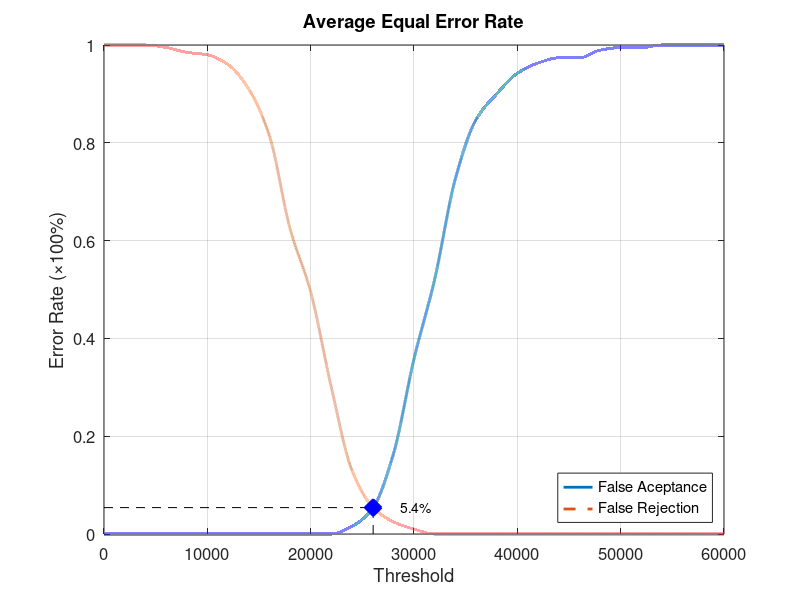
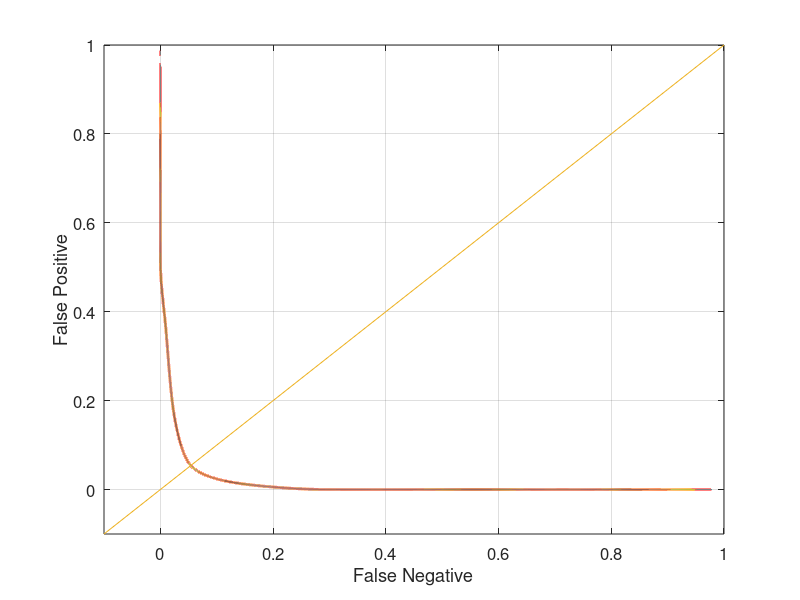

Source code (MATLAB) for these figures, in order:
function yEER = Database3_1
close all;
clear;
clc;
x = 0:2000:60000;
xq = 0:0.5:60000;

y0 = [0 0 0 0 0 0 0 0 0 0 0 0 0.0157895 0.0526316 0.163158 0.357895 0.521053 0.726316 0.847368 0.9 0.942105 0.963158 0.973684 0.973684 0.989474 0.994737 0.994737 1 1 1 1];
yy0 = interp1(x, y0, xq, 'pchip');
y1 = [1 1 1 0.995 0.985 0.98 0.96 0.91 0.815 0.625 0.495 0.3 0.13 0.055 0.025 0.01 0 0 0 0 0 0 0 0 0 0 0 0 0 0 0];
yy1 = interp1(x, y1, xq, 'pchip');

% Calculating EER: 
y2 = abs(y0 - y1);
find(y2 == min(y2))
yy2 = abs(yy0 - yy1);
xEER = find(yy2 == min(yy2));
xEERIndex = xq(xEER) % X-axis EER
yEER = yy0(xEER) % Y-axis EER

main = figure
plot(xq, yy0,'-','LineWidth', 2);	hold on
plot(xq, yy1,'--','LineWidth', 2);	hold on
plot([xEERIndex xEERIndex], [0 yEER], 'k--');	hold on
plot([0 xEERIndex], [yEER yEER], 'k--');	hold on
plot(xEERIndex, yEER, 'bx', 'LineWidth', 10);	hold on
text(xEERIndex + 10 * xEERIndex / 100, yEER, [num2str(round((10000 * yEER)) / 100) '%'])
legend('False Aceptance', 'False Rejection', 'Location', 'SouthEast')
xlabel('Threshold')
ylabel('Error Rate (\times100%)')
title('Average Equal Error Rate')
set(gca, 'FontSize', 12)
axis([0 60000 0 1])
grid on

print(main, 'Database3_1Main', '-dpng');
FNRxFPR = figure('Color', [1 1 1]);
plot(yy1, yy0, '-', yy1, yy0, 'LineWidth', 2);
hold on
y = -0.1:0.1:1
plot(y, y); 
set(gca, 'FontSize', 12)
xlabel('False Negative')
ylabel('False Positive')
axis([-0.1 1 -0.1 1])
set(gca, 'FontSize', 12)
grid on

print(FNRxFPR, 'Database3_1FNRxFPR','-dpng');
end
